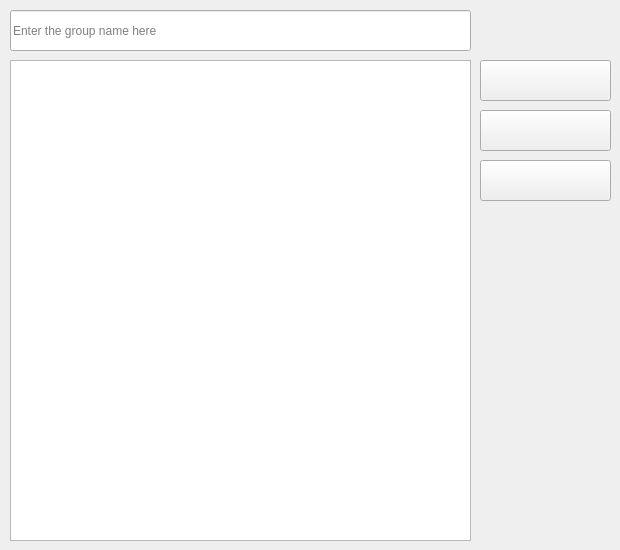
        <widget class="QWidget" name="Groups_config">
         <attribute name="title">
          <string>Groups Config</string>
         </attribute>
         <widget class="QLineEdit" name="lineEdit_2">
          <property name="geometry">
           <rect>
            <x>10</x>
            <y>10</y>
            <width>461</width>
            <height>41</height>
           </rect>
          </property>
          <property name="text">
           <string/>
          </property>
          <property name="placeholderText">
           <string>Enter the group name here</string>
          </property>
         </widget>
         <widget class="QListWidget" name="listWidget_2">
          <property name="geometry">
           <rect>
            <x>10</x>
            <y>60</y>
            <width>461</width>
            <height>481</height>
           </rect>
          </property>
         </widget>
         <widget class="QPushButton" name="pushButton_4">
          <property name="geometry">
           <rect>
            <x>480</x>
            <y>60</y>
            <width>131</width>
            <height>41</height>
           </rect>
          </property>
          <property name="text">
           <string/>
          </property>
          <property name="icon">
           <iconset>
            <normaloff>icons/plus.png</normaloff>icons/plus.png</iconset>
          </property>
          <property name="iconSize">
           <size>
            <width>30</width>
            <height>30</height>
           </size>
          </property>
         </widget>
         <widget class="QPushButton" name="pushButton_5">
          <property name="geometry">
           <rect>
            <x>480</x>
            <y>160</y>
            <width>131</width>
            <height>41</height>
           </rect>
          </property>
          <property name="text">
           <string/>
          </property>
          <property name="icon">
           <iconset>
            <normaloff>icons/pencil.png</normaloff>icons/pencil.png</iconset>
          </property>
          <property name="iconSize">
           <size>
            <width>30</width>
            <height>30</height>
           </size>
          </property>
         </widget>
         <widget class="QPushButton" name="pushButton_6">
          <property name="geometry">
           <rect>
            <x>480</x>
            <y>110</y>
            <width>131</width>
            <height>41</height>
           </rect>
          </property>
          <property name="text">
           <string/>
          </property>
          <property name="icon">
           <iconset resource="icons.qrc">
            <normaloff>:/icons/icons/close.png</normaloff>:/icons/icons/close.png</iconset>
          </property>
          <property name="iconSize">
           <size>
            <width>30</width>
            <height>30</height>
           </size>
          </property>
         </widget>
        </widget>
